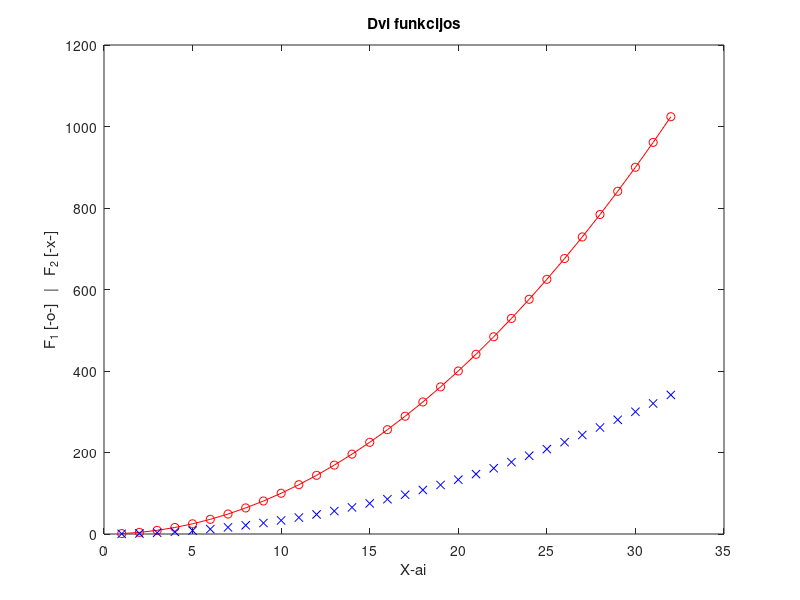

Recreate this plot in MATLAB.
% Name: Lizaveta
% Surname: Shynhirei
% Group: EDIfu-25/2
% Date: 14.09.2026

x = 1:32;
y = x.^2;

plot(x, y, 'o-r', x, y/3, 'xb')
title('Dvi funkcijos')
xlabel('X-ai')
ylabel('F_1 [-o-]   |   F_2 [-x-]')
